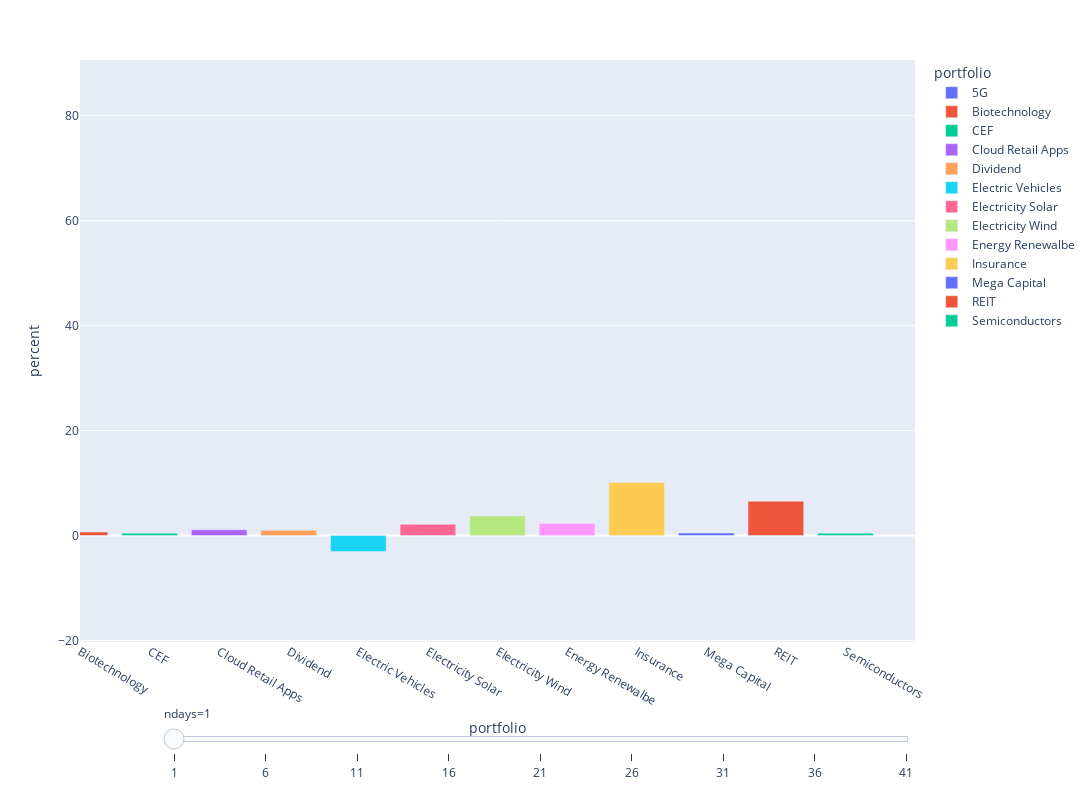

Notebook cell for this chart:
### Code cell
import plotly.express as px
fig = px.bar(dfa, x="portfolio", y="percent", animation_frame="ndays", animation_group="ndays",
          color="portfolio", hover_name="portfolio",
           log_x=False,  
             range_x=[1,len(set(dfa.portfolio.values))], range_y=[min(dfa.percent.values),max(dfa.percent.values)],
            width=1350, height=800)

fig["layout"].pop("updatemenus") # optional, drop animation buttons
fig.show()

### Figure 1 — Plotly figure (JSON) as saved in the notebook; plotly's stock layout.template omitted (floating-point values rounded to 4 significant figures)
{"data": [{"alignmentgroup": "True", "hoverlabel": {"namelength": 0}, "hovertemplate": "<b>%{hovertext}</b><br><br>portfolio=%{x}<br>ndays=1<br>percent=%{y}", "hovertext": ["5G"], "ids": [1], "legendgroup": "5G", "marker": {"color": "#636efa"}, "name": "5G", "offsetgroup": "5G", "orientation": "v", "showlegend": true, "textposition": "auto", "type": "bar", "x": ["5G"], "xaxis": "x", "y": [1.05], "yaxis": "y"}, {"alignmentgroup": "True", "hoverlabel": {"namelength": 0}, "hovertemplate": "<b>%{hovertext}</b><br><br>portfolio=%{x}<br>ndays=1<br>percent=%{y}", "hovertext": ["Biotechnology"], "ids": [1], "legendgroup": "Biotechnology", "marker": {"color": "#EF553B"}, "name": "Biotechnology", "offsetgroup": "Biotechnology", "orientation": "v", "showlegend": true, "textposition": "auto", "type": "bar", "x": ["Biotechnology"], "xaxis": "x", "y": [0.66], "yaxis": "y"}, {"alignmentgroup": "True", "hoverlabel": {"namelength": 0}, "hovertemplate": "<b>%{hovertext}</b><br><br>portfolio=%{x}<br>ndays=1<br>percent=%{y}", "hovertext": ["CEF"], "ids": [1], "legendgroup": "CEF", "marker": {"color": "#00cc96"}, "name": "CEF", "offsetgroup": "CEF", "orientation": "v", "showlegend": true, "textposition": "auto", "type": "bar", "x": ["CEF"], "xaxis": "x", "y": [0.45], "yaxis": "y"}, {"alignmentgroup": "True", "hoverlabel": {"namelength": 0}, "hovertemplate": "<b>%{hovertext}</b><br><br>portfolio=%{x}<br>ndays=1<br>percent=%{y}", "hovertext": ["Cloud Retail Apps"], "ids": [1], "legendgroup": "Cloud Retail Apps", "marker": {"color": "#ab63fa"}, "name": "Cloud Retail Apps", "offsetgroup": "Cloud Retail Apps", "orientation": "v", "showlegend": true, "textposition": "auto", "type": "bar", "x": ["Cloud Retail Apps"], "xaxis": "x", "y": [1.09], "yaxis": "y"}, {"alignmentgroup": "True", "hoverlabel": {"namelength": 0}, "hovertemplate": "<b>%{hovertext}</b><br><br>portfolio=%{x}<br>ndays=1<br>percent=%{y}", "hovertext": ["Dividend"], "ids": [1], "legendgroup": "Dividend", "marker": {"color": "#FFA15A"}, "name": "Dividend", "offsetgroup": "Dividend", "orientation": "v", "showlegend": true, "textposition": "auto", "type": "bar", "x": ["Dividend"], "xaxis": "x", "y": [0.985], "yaxis": "y"}, {"alignmentgroup": "True", "hoverlabel": {"namelength": 0}, "hovertemplate": "<b>%{hovertext}</b><br><br>portfolio=%{x}<br>ndays=1<br>percent=%{y}", "hovertext": ["Electric Vehicles"], "ids": [1], "legendgroup": "Electric Vehicles", "marker": {"color": "#19d3f3"}, "name": "Electric Vehicles", "offsetgroup": "Electric Vehicles", "orientation": "v", "showlegend": true, "textposition": "auto", "type": "bar", "x": ["Electric Vehicles"], "xaxis": "x", "y": [-3.025], "yaxis": "y"}, {"alignmentgroup": "True", "hoverlabel": {"namelength": 0}, "hovertemplate": "<b>%{hovertext}</b><br><br>portfolio=%{x}<br>ndays=1<br>percent=%{y}", "hovertext": ["Electricity Solar"], "ids": [1], "legendgroup": "Electricity Solar", "marker": {"color": "#FF6692"}, "name": "Electricity Solar", "offsetgroup": "Electricity Solar", "orientation": "v", "showlegend": true, "textposition": "auto", "type": "bar", "x": ["Electricity Solar"], "xaxis": "x", "y": [2.138], "yaxis": "y"}, {"alignmentgroup": "True", "hoverlabel": {"namelength": 0}, "hovertemplate": "<b>%{hovertext}</b><br><br>portfolio=%{x}<br>ndays=1<br>percent=%{y}", "hovertext": ["Electricity Wind"], "ids": [1], "legendgroup": "Electricity Wind", "marker": {"color": "#B6E880"}, "name": "Electricity Wind", "offsetgroup": "Electricity Wind", "orientation": "v", "showlegend": true, "textposition": "auto", "type": "bar", "x": ["Electricity Wind"], "xaxis": "x", "y": [3.73], "yaxis": "y"}, {"alignmentgroup": "True", "hoverlabel": {"namelength": 0}, "hovertemplate": "<b>%{hovertext}</b><br><br>portfolio=%{x}<br>ndays=1<br>percent=%{y}", "hovertext": ["Energy Renewalbe"], "ids": [1], "legendgroup": "Energy Renewalbe", "marker": {"color": "#FF97FF"}, "name": "Energy Renewalbe", "offsetgroup": "Energy Renewalbe", "orientation": "v", "showlegend": true, "textposition": "auto", "type": "bar", "x": ["Energy Renewalbe"], "xaxis": "x", "y": [2.3], "yaxis": "y"}, {"alignmentgroup": "True", "hoverlabel": {"namelength": 0}, "hovertemplate": "<b>%{hovertext}</b><br><br>portfolio=%{x}<br>ndays=1<br>percent=%{y}", "hovertext": ["Insurance"], "ids": [1], "legendgroup": "Insurance", "marker": {"color": "#FECB52"}, "name": "Insurance", "offsetgroup": "Insurance", "orientation": "v", "showlegend": true, "textposition": "auto", "type": "bar", "x": ["Insurance"], "xaxis": "x", "y": [10.13], "yaxis": "y"}, {"alignmentgroup": "True", "hoverlabel": {"namelength": 0}, "hovertemplate": "<b>%{hovertext}</b><br><br>portfolio=%{x}<br>ndays=1<br>percent=%{y}", "hovertext": ["Mega Capital"], "ids": [1], "legendgroup": "Mega Capital", "marker": {"color": "#636efa"}, "name": "Mega Capital", "offsetgroup": "Mega Capital", "orientation": "v", "showlegend": true, "textposition": "auto", "type": "bar", "x": ["Mega Capital"], "xaxis": "x", "y": [0.48], "yaxis": "y"}, {"alignmentgroup": "True", "hoverlabel": {"namelength": 0}, "hovertemplate": "<b>%{hovertext}</b><br><br>portfolio=%{x}<br>ndays=1<br>percent=%{y}", "hovertext": ["REIT"], "ids": [1], "legendgroup": "REIT", "marker": {"color": "#EF553B"}, "name": "REIT", "offsetgroup": "REIT", "orientation": "v", "showlegend": true, "textposition": "auto", "type": "bar", "x": ["REIT"], "xaxis": "x", "y": [6.55], "yaxis": "y"}, {"alignmentgroup": "True", "hoverlabel": {"namelength": 0}, "hovertemplate": "<b>%{hovertext}</b><br><br>portfolio=%{x}<br>ndays=1<br>percent=%{y}", "hovertext": ["Semiconductors"], "ids": [1], "legendgroup": "Semiconductors", "marker": {"color": "#00cc96"}, "name": "Semiconductors", "offsetgroup": "Semiconductors", "orientation": "v", "showlegend": true, "textposition": "auto", "type": "bar", "x": ["Semiconductors"], "xaxis": "x", "y": [0.4367], "yaxis": "y"}], "layout": {"barmode": "relative", "height": 800, "legend": {"title": {"text": "portfolio"}, "tracegroupgap": 0}, "margin": {"t": 60}, "sliders": [{"active": 0, "currentvalue": {"prefix": "ndays="}, "len": 0.9, "pad": {"b": 10, "t": 60}, "steps": [{"args": [["1"], {"frame": {"duration": 0, "redraw": true}, "fromcurrent": true, "mode": "immediate", "transition": {"duration": 0, "easing": "linear"}}], "label": "1", "method": "animate"}, {"args": [["6"], {"frame": {"duration": 0, "redraw": true}, "fromcurrent": true, "mode": "immediate", "transition": {"duration": 0, "easing": "linear"}}], "label": "6", "method": "animate"}, {"args": [["11"], {"frame": {"duration": 0, "redraw": true}, "fromcurrent": true, "mode": "immediate", "transition": {"duration": 0, "easing": "linear"}}], "label": "11", "method": "animate"}, {"args": [["16"], {"frame": {"duration": 0, "redraw": true}, "fromcurrent": true, "mode": "immediate", "transition": {"duration": 0, "easing": "linear"}}], "label": "16", "method": "animate"}, {"args": [["21"], {"frame": {"duration": 0, "redraw": true}, "fromcurrent": true, "mode": "immediate", "transition": {"duration": 0, "easing": "linear"}}], "label": "21", "method": "animate"}, {"args": [["26"], {"frame": {"duration": 0, "redraw": true}, "fromcurrent": true, "mode": "immediate", "transition": {"duration": 0, "easing": "linear"}}], "label": "26", "method": "animate"}, {"args": [["31"], {"frame": {"duration": 0, "redraw": true}, "fromcurrent": true, "mode": "immediate", "transition": {"duration": 0, "easing": "linear"}}], "label": "31", "method": "animate"}, {"args": [["36"], {"frame": {"duration": 0, "redraw": true}, "fromcurrent": true, "mode": "immediate", "transition": {"duration": 0, "easing": "linear"}}], "label": "36", "method": "animate"}, {"args": [["41"], {"frame": {"duration": 0, "redraw": true}, "fromcurrent": true, "mode": "immediate", "transition": {"duration": 0, "easing": "linear"}}], "label": "41", "method": "animate"}], "x": 0.1, "xanchor": "left", "y": 0, "yanchor": "top"}], "width": 1350, "xaxis": {"anchor": "y", "categoryarray": ["5G", "Biotechnology", "CEF", "Cloud Retail Apps", "Dividend", "Electric Vehicles", "Electricity Solar", "Electricity Wind", "Energy Renewalbe", "Insurance", "Mega Capital", "REIT", "Semiconductors"], "categoryorder": "array", "domain": [0, 1], "range": [1, 13], "title": {"text": "portfolio"}}, "yaxis": {"anchor": "x", "domain": [0, 1], "range": [-20.29, 90.62], "title": {"text": "percent"}}}}
